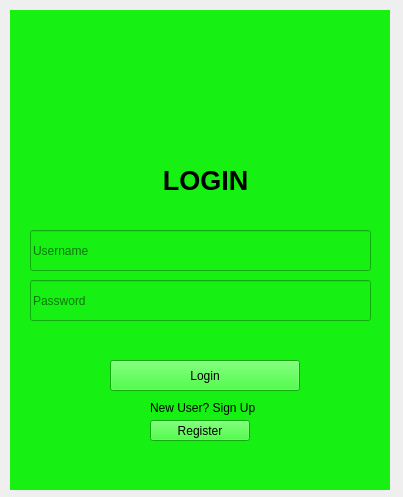
<?xml version="1.0" encoding="UTF-8"?>
<ui version="4.0">
 <class>Form</class>
 <widget class="QWidget" name="Form">
  <property name="geometry">
   <rect>
    <x>0</x>
    <y>0</y>
    <width>403</width>
    <height>497</height>
   </rect>
  </property>
  <property name="windowTitle">
   <string>Form</string>
  </property>
  <widget class="QWidget" name="widget" native="true">
   <property name="geometry">
    <rect>
     <x>10</x>
     <y>10</y>
     <width>380</width>
     <height>480</height>
    </rect>
   </property>
   <property name="styleSheet">
    <string notr="true">background-color: rgb(22, 240, 18);</string>
   </property>
   <widget class="QLineEdit" name="tb1">
    <property name="geometry">
     <rect>
      <x>20</x>
      <y>220</y>
      <width>341</width>
      <height>41</height>
     </rect>
    </property>
    <property name="placeholderText">
     <string>Username</string>
    </property>
   </widget>
   <widget class="QLineEdit" name="tb2">
    <property name="geometry">
     <rect>
      <x>20</x>
      <y>270</y>
      <width>341</width>
      <height>41</height>
     </rect>
    </property>
    <property name="echoMode">
     <enum>QLineEdit::Password</enum>
    </property>
    <property name="placeholderText">
     <string>Password</string>
    </property>
   </widget>
   <widget class="QPushButton" name="b1">
    <property name="geometry">
     <rect>
      <x>100</x>
      <y>350</y>
      <width>190</width>
      <height>31</height>
     </rect>
    </property>
    <property name="styleSheet">
     <string notr="true">QPushButton#b1:pressed{
	background-color: rgb(255, 255, 255);
}
</string>
    </property>
    <property name="text">
     <string>Login</string>
    </property>
   </widget>
   <widget class="QLabel" name="label">
    <property name="geometry">
     <rect>
      <x>80</x>
      <y>60</y>
      <width>231</width>
      <height>71</height>
     </rect>
    </property>
    <property name="styleSheet">
     <string notr="true">border-image: url(:/image/bosbuy.png);</string>
    </property>
    <property name="text">
     <string/>
    </property>
   </widget>
   <widget class="QLabel" name="label_2">
    <property name="geometry">
     <rect>
      <x>140</x>
      <y>390</y>
      <width>111</width>
      <height>16</height>
     </rect>
    </property>
    <property name="text">
     <string>New User? Sign Up</string>
    </property>
   </widget>
   <widget class="QPushButton" name="b2">
    <property name="geometry">
     <rect>
      <x>140</x>
      <y>410</y>
      <width>100</width>
      <height>21</height>
     </rect>
    </property>
    <property name="styleSheet">
     <string notr="true">QPushButton#b2:pressed{
	background-color: rgb(255, 255, 255);
}
</string>
    </property>
    <property name="text">
     <string>Register</string>
    </property>
   </widget>
   <widget class="QLabel" name="label_3">
    <property name="geometry">
     <rect>
      <x>80</x>
      <y>150</y>
      <width>231</width>
      <height>41</height>
     </rect>
    </property>
    <property name="baseSize">
     <size>
      <width>0</width>
      <height>16</height>
     </size>
    </property>
    <property name="font">
     <font>
      <pointsize>20</pointsize>
      <bold>true</bold>
     </font>
    </property>
    <property name="styleSheet">
     <string notr="true"/>
    </property>
    <property name="text">
     <string>LOGIN</string>
    </property>
    <property name="alignment">
     <set>Qt::AlignCenter</set>
    </property>
   </widget>
  </widget>
 </widget>
 <resources>
  <include location="res.qrc"/>
 </resources>
 <connections/>
</ui>
